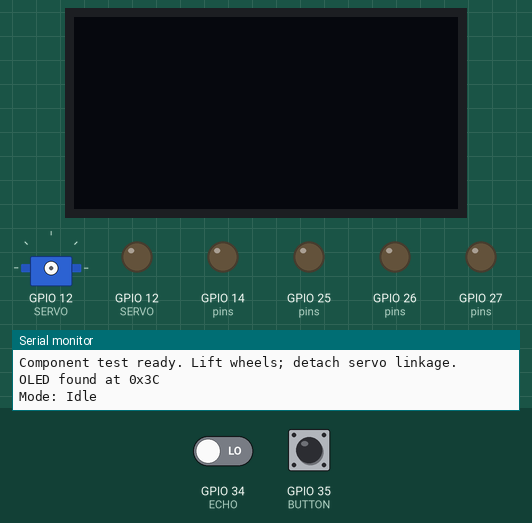
Recording of a sketch running on a simulated ESP32. On the bench: 128×64 one-colour display, servo, output pins drawn as LEDs (lit = HIGH), the last lines printed to the serial monitor. The inputs (shaded band) are chosen by the test bench; at power-on: GPIO 35 (BUTTON) HIGH, GPIO 34 (ECHO) LOW. Servo pulses on a pin are drawn as a servo (544–2400 µs = 0–180°); pins used as bus, display or sensor lines are not drawn.

Above: at 1.2 s.
1.3 s: GPIO 35 (BUTTON) pulled LOW for 0.15 s
At 1.9 s:
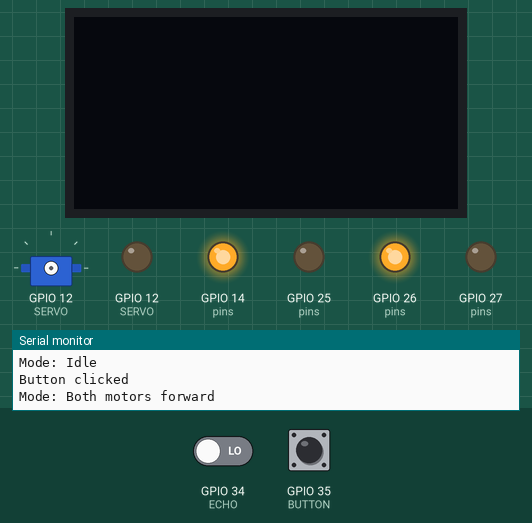
4.4 s: GPIO 35 (BUTTON) pulled LOW for 1 s
At 5.4 s:
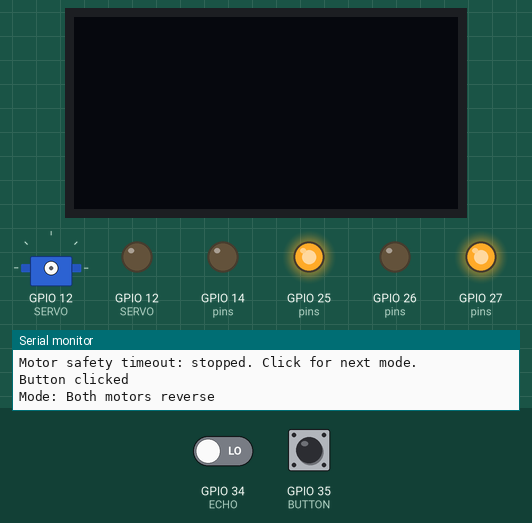
8.4 s: GPIO 35 (BUTTON) pulled LOW for 0.15 s
At 9.7 s:
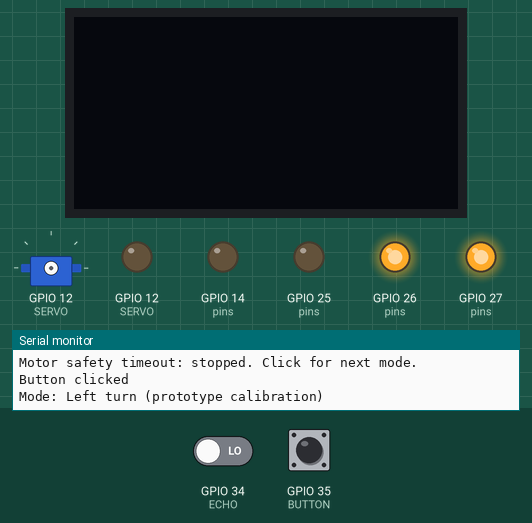
11.5 s: GPIO 35 (BUTTON) pulled LOW for 3.2 s
At 12.0 s:
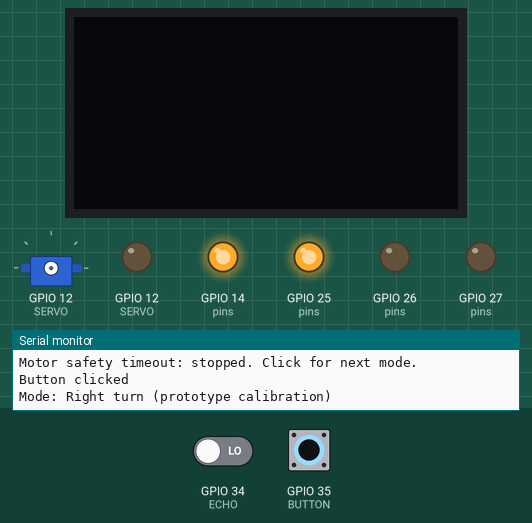
16.2 s: GPIO 35 (BUTTON) pulsed LOW 5 times (0.12 s each, 0.3 s apart)
At 17.7 s:
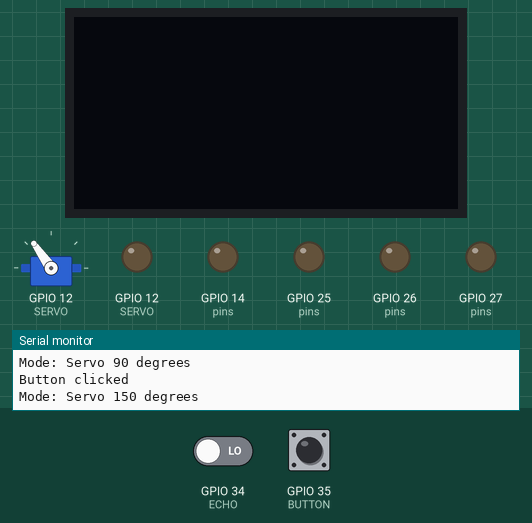
19.2 s: GPIO 35 (BUTTON) pulsed LOW 2 times (0.12 s each, 0.3 s apart)
At 20.5 s:
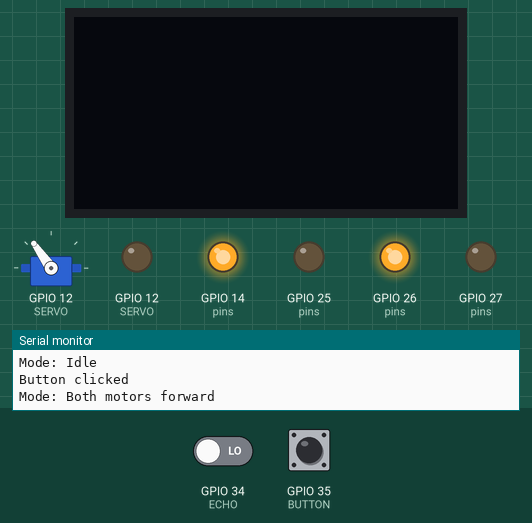
Timing chart, 0 to 23.8 s (numbered marks = the images above; inputs shaded):
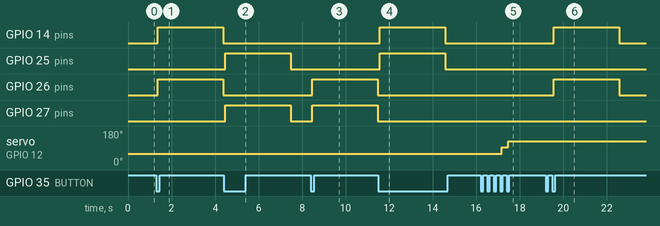

The sketch:

esp_component_test.ino
```cpp
#include <Arduino.h>
#include <Wire.h>
#include <Adafruit_SSD1306.h>

constexpr int LEFT_IN1 = 25, LEFT_IN2 = 26;
constexpr int RIGHT_IN3 = 27, RIGHT_IN4 = 14;
constexpr int BUTTON = 35, TRIG = 33, ECHO = 34;
constexpr int SDA_PIN = 13, SCL_PIN = 32, SERVO = 12;
constexpr int MOTOR_SPEED = 255; // Full power, matching the original prototype.
constexpr unsigned long MOTOR_LIMIT_MS = 3000;
constexpr int SERVO_CHANNEL = 4;
constexpr uint8_t OLED_ADDRESS = 0x3C;

// Preserve the original prototype's calibrated polarity and turn commands.
constexpr bool INVERT_LEFT = true, INVERT_RIGHT = true;
enum Mode { IDLE, FORWARD, REVERSE, LEFT, RIGHT, DISTANCE, OLED,
            SERVO_30, SERVO_90, SERVO_150, MODE_COUNT };
const char *const modeNames[] = {
    "Idle", "Both motors forward", "Both motors reverse",
    "Left turn (prototype calibration)", "Right turn (prototype calibration)",
    "HC-SR04 distance", "OLED scrolling Hello world",
    "Servo 30 degrees", "Servo 90 degrees", "Servo 150 degrees"
};
Mode mode = IDLE;
unsigned long modeSince = 0;
bool motorsRunning = false;
bool servoAttached = false;
Adafruit_SSD1306 display(128, 64, &Wire, -1);
bool oledReady = false;
int textX = 128;
unsigned long lastFrame = 0;

// Ultrasonic edge sampling: no pulseIn() blocking the button.
enum EchoState { QUIET, WAIT_RISE, WAIT_FALL };
EchoState echoState = QUIET;
unsigned long lastPing = 0, pingStarted = 0, echoRose = 0;

void stopMotors() {
    for (int channel = 0; channel < 4; ++channel) ledcWrite(channel, 0);
    motorsRunning = false;
}

void drive(bool leftForward, bool rightForward) {
    if (INVERT_LEFT) leftForward = !leftForward;
    if (INVERT_RIGHT) rightForward = !rightForward;
    ledcWrite(0, leftForward ? MOTOR_SPEED : 0);
    ledcWrite(1, leftForward ? 0 : MOTOR_SPEED);
    ledcWrite(2, rightForward ? MOTOR_SPEED : 0);
    ledcWrite(3, rightForward ? 0 : MOTOR_SPEED);
    motorsRunning = true;
}

void setServo(int degrees) {
    if (!servoAttached) {
        ledcAttachPin(SERVO, SERVO_CHANNEL);
        servoAttached = true;
    }
    // Conservative 1000..2000 us pulse range, 20 ms period.
    unsigned long pulseUs = map(degrees, 0, 180, 1000, 2000);
    ledcWrite(SERVO_CHANNEL, pulseUs * 65535UL / 20000UL);
}

void selectMode(Mode next) {
    stopMotors();
    delay(10); // All inputs off before changing motor direction.
    if (servoAttached) {
        ledcDetachPin(SERVO);
        digitalWrite(SERVO, LOW);
        servoAttached = false;
    }
    digitalWrite(TRIG, LOW);
    echoState = QUIET;
    if (oledReady) {
        display.clearDisplay();
        display.display();
    }
    mode = next;
    modeSince = millis();
    Serial.printf("Mode: %s\n", modeNames[mode]);
    switch (mode) {
        case FORWARD: drive(true, true); break;
        case REVERSE: drive(false, false); break;
        case LEFT: drive(true, false); break;
        case RIGHT: drive(false, true); break;
        case DISTANCE: lastPing = millis() - 150; break;
        case OLED:
            textX = 128;
            if (!oledReady) Serial.println("OLED unavailable; check wiring/address.");
            break;
        case SERVO_30: setServo(30); break;
        case SERVO_90: setServo(90); break;
        case SERVO_150: setServo(150); break;
        default: break;
    }
}

void checkButton() {
    static bool lastReading = HIGH, stable = HIGH;
    static unsigned long changedAt = 0;
    bool reading = digitalRead(BUTTON);
    if (reading != lastReading) {
        lastReading = reading;
        changedAt = millis();
    }
    if (millis() - changedAt >= 30 && reading != stable) {
        stable = reading;
        if (stable == LOW) {
            Serial.println("Button clicked");
            selectMode(static_cast<Mode>((mode + 1) % MODE_COUNT));
        }
    }
}

void readDistance() {
    unsigned long now = micros();
    if (echoState == QUIET) {
        if (millis() - lastPing < 150) return;
        lastPing = millis();
        if (digitalRead(ECHO) == HIGH) {
            Serial.println("Distance: Echo stuck HIGH; check wiring");
            return;
        }
        digitalWrite(TRIG, HIGH);
        delayMicroseconds(12);
        digitalWrite(TRIG, LOW);
        pingStarted = micros();
        echoState = WAIT_RISE;
    } else if (now - pingStarted >= 30000) {
        Serial.println("Distance: no echo / out of range");
        echoState = QUIET;
    } else if (echoState == WAIT_RISE && digitalRead(ECHO) == HIGH) {
        echoRose = now;
        echoState = WAIT_FALL;
    } else if (echoState == WAIT_FALL && digitalRead(ECHO) == LOW) {
        Serial.printf("Distance: %.1f cm\n", (now - echoRose) * 0.0343f / 2);
        echoState = QUIET;
    }
}

void setup() {
    Serial.begin(115200);
    const int pins[] = {LEFT_IN1, LEFT_IN2, RIGHT_IN3, RIGHT_IN4};
    for (int i = 0; i < 4; ++i) {
        digitalWrite(pins[i], LOW);
        pinMode(pins[i], OUTPUT);
        ledcSetup(i, 15000, 8);
        ledcAttachPin(pins[i], i);
    }
    stopMotors();
    pinMode(BUTTON, INPUT); // GPIO35 needs the external pull-up to 3.3V.
    digitalWrite(TRIG, LOW);
    pinMode(TRIG, OUTPUT);
    pinMode(ECHO, INPUT); // Echo MUST pass through its voltage divider.
    digitalWrite(SERVO, LOW);
    pinMode(SERVO, OUTPUT);
    ledcSetup(SERVO_CHANNEL, 50, 16);
    Wire.begin(SDA_PIN, SCL_PIN);
    Wire.setTimeOut(25);
    Wire.beginTransmission(OLED_ADDRESS);
    bool oledPresent = Wire.endTransmission() == 0;
    oledReady = oledPresent && display.begin(SSD1306_SWITCHCAPVCC, OLED_ADDRESS);
    if (oledReady) {
        display.clearDisplay();
        display.setTextSize(2);
        display.setTextColor(SSD1306_WHITE);
        display.setTextWrap(false);
        display.display();
    }
    Serial.println("Component test ready. Lift wheels; detach servo linkage.");
    Serial.println(oledReady ? "OLED found at 0x3C" : "OLED not found at 0x3C");
    selectMode(IDLE);
}

void loop() {
    checkButton();
    if (motorsRunning && millis() - modeSince >= MOTOR_LIMIT_MS) {
        stopMotors();
        Serial.println("Motor safety timeout: stopped. Click for next mode.");
    }
    if (mode == DISTANCE) readDistance();
    if (mode == OLED && oledReady && millis() - lastFrame >= 40) {
        lastFrame = millis();
        display.clearDisplay();
        display.setCursor(textX, 24);
        display.print("Hello world");
        display.display();
        if (--textX < -132) textX = 128;
    }
}
```

Measured:
- after the input at 1.3 s, GPIO 14 (pins), GPIO 26 (pins): LOW → HIGH after 0.07 s, → LOW 3.0 s later
- after the input at 4.4 s, GPIO 25 (pins), GPIO 27 (pins): LOW → HIGH after 0.07 s, → LOW 3.0 s later
- after the input at 8.4 s, GPIO 26 (pins), GPIO 27 (pins): LOW → HIGH after 0.07 s, → LOW 3.0 s later
- after the input at 11.5 s, GPIO 14 (pins), GPIO 25 (pins): LOW → HIGH after 0.07 s, → LOW 3.0 s later
- after the input at 16.2 s, servo on GPIO 12 (SERVO): 60° → 93° after 0.97 s, → 125° 0.30 s later
- after the input at 19.2 s, GPIO 14 (pins), GPIO 26 (pins): LOW → HIGH after 0.37 s, → LOW 3.0 s later
